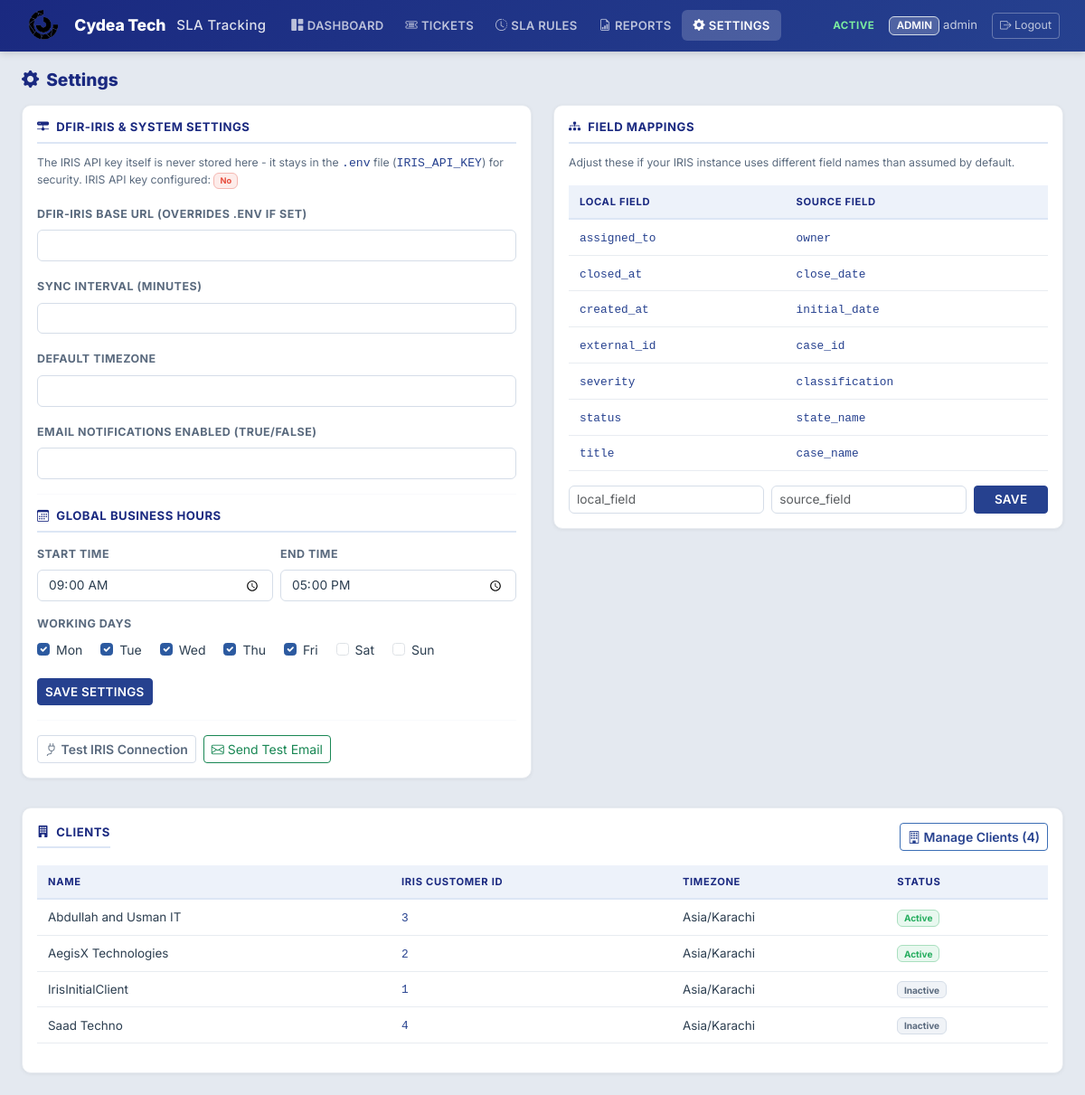
The app's page /settings (signed in) with its own data.
### models/user.py (models this page shows, shortened)
class User(UserMixin, db.Model):
    __tablename__ = "users"
    id = db.Column(db.Integer, primary_key=True)
    username = db.Column(db.String(80), unique=True, nullable=False, index=True)
    email = db.Column(db.String(255), unique=True, nullable=True)
    password_hash = db.Column(db.String(255), nullable=False)
    role = db.Column(db.String(20), nullable=False, default=ROLE_VIEWER)
    is_active_user = db.Column(db.Boolean, default=True, nullable=False)
    created_at = db.Column(db.DateTime, default=lambda: datetime.now(timezone.utc))
    reports_generated = db.relationship("Report", backref="generated_by_user", lazy="dynamic")
    def has_permission(self, permission):
        return permission in ROLE_PERMISSIONS.get(self.role, set())
    @property
    def is_active(self):
        return self.is_active_user

### models/field_mapping.py (models this page shows, shortened)
class FieldMapping(db.Model):
    __tablename__ = "field_mappings"
    id = db.Column(db.Integer, primary_key=True)
    client_id = db.Column(
        db.Integer, db.ForeignKey("clients.id"), nullable=True, index=True
    )
    source_system = db.Column(db.String(50), nullable=False, default="dfir_iris", index=True)
    local_field = db.Column(db.String(100), nullable=False)
    source_field = db.Column(db.String(200), nullable=False)
    source_path = db.Column(db.String(300), nullable=True)
    is_active = db.Column(db.Boolean, default=True, nullable=False)
    created_at = db.Column(db.DateTime, default=lambda: datetime.now(timezone.utc))
    updated_at = db.Column(
        db.DateTime,
        default=lambda: datetime.now(timezone.utc),
        onupdate=lambda: datetime.now(timezone.utc),
    )
    __table_args__ = (
        db.UniqueConstraint(
            "client_id", "source_system", "local_field",
            name="uq_client_source_local_field",
        ),
    )

### models/client.py (models this page shows, shortened)
class Client(db.Model):
    __tablename__ = "clients"
    id = db.Column(db.Integer, primary_key=True)
    name = db.Column(db.String(200), unique=True, nullable=False)
    iris_customer_id = db.Column(db.String(100), nullable=True, index=True)
    city = db.Column(db.String(100), nullable=True, default="Islamabad")
    timezone = db.Column(db.String(50), nullable=False, default="Asia/Karachi")
    business_hours_start = db.Column(db.String(10), nullable=True)
    business_hours_end = db.Column(db.String(10), nullable=True)
    business_hours_days = db.Column(db.String(50), nullable=True)
    is_active = db.Column(db.Boolean, default=True, nullable=False)
    created_at = db.Column(db.DateTime, default=lambda: datetime.now(timezone.utc))
    updated_at = db.Column(
        db.DateTime,
        default=lambda: datetime.now(timezone.utc),
        onupdate=lambda: datetime.now(timezone.utc),
    )
    sla_rules = db.relationship("SLARule", backref="client", lazy="dynamic")
    tickets = db.relationship("Ticket", backref="client", lazy="dynamic")
    field_mappings = db.relationship("FieldMapping", backref="client", lazy="dynamic")

### routes/settings_routes.py (the view, shortened to what this page needs)
@settings_bp.route("/settings", methods=["GET", "POST"])
@login_required
@permission_required("manage_iris_settings")
def settings_page():
    current_values = {key: Setting.get(key, "") for key, _label in SETTINGS_KEYS}
    bh_start = Setting.get("business_hours_start", "09:00")
    bh_end = Setting.get("business_hours_end", "17:00")
    bh_days_str = Setting.get("business_hours_days", "0,1,2,3,4")
    bh_days = [int(x) for x in bh_days_str.split(",") if x.strip() != ""]
    field_mappings = FieldMapping.query.filter_by(source_system="dfir_iris", client_id=None).all()
    clients = Client.query.order_by(Client.name).all()
    holidays = Holiday.query.order_by(Holiday.holiday_date.desc()).all()
    return render_template(
        "settings.html",
        settings_keys=SETTINGS_KEYS,
        current_values=current_values,
        field_mappings=field_mappings,
        iris_configured=bool(current_app.config.get("IRIS_API_KEY")),
        clients=clients,
        bh_start=bh_start,
        bh_end=bh_end,
        bh_days=bh_days,
        holidays=holidays,
    )

### models/setting.py (called while the page is built)
    @staticmethod
    def get(key, default=None):
        row = Setting.query.filter_by(key=key).first()
        return row.value if row else default

### templates/settings.html (shortened to what this page needs)
{% extends "base.html" %}
{% block content %}
<div class="dashboard-header">
    <h3><i class="bi bi-gear-fill me-2"></i>Settings</h3>
</div>
<div class="row g-4">
    <div class="col-lg-6">
        <div class="card p-3">
            <h6><i class="bi bi-hdd-network-fill me-1"></i> DFIR-IRIS &amp; System Settings</h6>
            <p class="small text-muted">
                The IRIS API key itself is never stored here - it stays in the <code>.env</code> file (<code>IRIS_API_KEY</code>) for security.
                IRIS API key configured: {% if iris_configured %}<span class="badge bg-success">Yes</span>{% else %}<span class="badge bg-danger">No</span>{% endif %}
            </p>
            <form method="POST">
                {% for key, label in settings_keys %}
                <div class="mb-3"><label class="form-label">{{ label }}</label><input type="text" name="{{ key }}" class="form-control" value="{{ current_values.get(key, '') }}"></div>
                {% endfor %}
                <hr>
                <h6><i class="bi bi-calendar3 me-1"></i> Global Business Hours</h6>
                <div class="row g-2 mb-3">
                    <div class="col-6">
                        <label class="form-label small text-muted">Start Time</label>
                        <input type="time" name="business_hours_start" class="form-control" value="{{ bh_start or '09:00' }}">
                    </div>
                    <div class="col-6">
                        <label class="form-label small text-muted">End Time</label>
                        <input type="time" name="business_hours_end" class="form-control" value="{{ bh_end or '17:00' }}">
                    </div>
                </div>
                <div class="mb-3">
                    <label class="form-label d-block small text-muted">Working Days</label>
                    <div class="form-check form-check-inline">
                        <input class="form-check-input" type="checkbox" name="business_hours_days" id="global_day_0" value="0" {% if 0 in bh_days %}checked{% endif %}>
                        <label class="form-check-label" for="global_day_0">Mon</label>
                    </div>
                    <div class="form-check form-check-inline">
                        <input class="form-check-input" type="checkbox" name="business_hours_days" id="global_day_1" value="1" {% if 1 in bh_days %}checked{% endif %}>
                        <label class="form-check-label" for="global_day_1">Tue</label>
                    </div>
                    <div class="form-check form-check-inline">
                        <input class="form-check-input" type="checkbox" name="business_hours_days" id="global_day_2" value="2" {% if 2 in bh_days %}checked{% endif %}>
                        <label class="form-check-label" for="global_day_2">Wed</label>
                    </div>
                    <div class="form-check form-check-inline">
                        <input class="form-check-input" type="checkbox" name="business_hours_days" id="global_day_3" value="3" {% if 3 in bh_days %}checked{% endif %}>
                        <label class="form-check-label" for="global_day_3">Thu</label>
                    </div>
                    <div class="form-check form-check-inline">
                        <input class="form-check-input" type="checkbox" name="business_hours_days" id="global_day_4" value="4" {% if 4 in bh_days %}checked{% endif %}>
                        <label class="form-check-label" for="global_day_4">Fri</label>
                    </div>
                    <div class="form-check form-check-inline">
                        <input class="form-check-input" type="checkbox" name="business_hours_days" id="global_day_5" value="5" {% if 5 in bh_days %}checked{% endif %}>
                        <label class="form-check-label" for="global_day_5">Sat</label>
                    </div>
                    <div class="form-check form-check-inline">
                        <input class="form-check-input" type="checkbox" name="business_hours_days" id="global_day_6" value="6" {% if 6 in bh_days %}checked{% endif %}>
                        <label class="form-check-label" for="global_day_6">Sun</label>
                    </div>
                </div>
                <button type="submit" class="btn btn-primary btn-sm">Save Settings</button>
            </form>
            <hr>
            <div class="d-flex gap-2">
                <form method="POST" action="{{ url_for('settings.test_iris_connection') }}">
                    <button type="submit" class="btn btn-outline-secondary btn-sm"><i class="bi bi-plug"></i> Test IRIS Connection</button>
                </form>
                <form method="POST" action="{{ url_for('settings.send_test_email') }}">
                    <button type="submit" class="btn btn-outline-success btn-sm"><i class="bi bi-envelope"></i> Send Test Email</button>
                </form>
            </div>
        </div>
    </div>
    <div class="col-lg-6">
        <div class="card p-3">
            <h6><i class="bi bi-diagram-3-fill me-1"></i> Field Mappings</h6>
            <p class="small text-muted">Adjust these if your IRIS instance uses different field names than assumed by default.</p>
            <table class="table table-sm"><thead><tr><th>Local Field</th><th>Source Field</th></tr></thead><tbody>{% for m in field_mappings %}<tr><td><code>{{ m.local_field }}</code></td><td><code>{{ m.source_field }}</code></td></tr>{% endfor %}</tbody></table>
            <form method="POST" action="{{ url_for('settings.save_field_mapping') }}" class="row g-2">
                <div class="col-5"><input type="text" name="local_field" class="form-control form-control-sm" placeholder="local_field" required></div>
                <div class="col-5"><input type="text" name="source_field" class="form-control form-control-sm" placeholder="source_field" required></div>
                <div class="col-2"><button type="submit" class="btn btn-sm btn-primary w-100">Save</button></div>
            </form>
        </div>
    </div>
</div>
<div class="row g-4 mt-2">
    <div class="col-12">
        <div class="card p-3">
            <div class="d-flex justify-content-between align-items-center mb-3">
                <h6 class="mb-0"><i class="bi bi-building-fill me-1"></i> Clients</h6>
                <a href="{{ url_for('settings.client_list') }}" class="btn btn-sm btn-outline-primary"><i class="bi bi-building"></i> Manage Clients ({{ clients|length }})</a>
            </div>
            <table class="table table-sm"><thead><tr><th>Name</th><th>IRIS Customer ID</th><th>Timezone</th><th>Status</th></tr></thead><tbody>{% for c in clients %}<tr><td>{{ c.name }}</td><td><code>{{ c.iris_customer_id or '—' }}</code></td><td>{{ c.timezone }}</td><td><span class="badge bg-{{ 'success' if c.is_active else 'secondary' }}">{{ 'Active' if c.is_active else 'Inactive' }}</span></td></tr>{% endfor %}</tbody></table>
        </div>
    </div>
</div>
{% endblock %}

### templates/base.html (shortened to what this page needs)
<!DOCTYPE html>
<html lang="en">
<head>
    <link href="https://cdn.jsdelivr.net/npm/bootstrap@5.3.3/dist/css/bootstrap.min.css" rel="stylesheet">
    <link href="https://cdn.jsdelivr.net/npm/bootstrap-icons@1.11.3/font/bootstrap-icons.css" rel="stylesheet">
    <link rel="stylesheet" href="https://unpkg.com/leaflet@1.9.4/dist/leaflet.css"/>
    <link href="{{ url_for('static', filename='css/style.css') }}" rel="stylesheet">
</head>
<body>
{% if current_user.is_authenticated %}
<nav class="navbar navbar-expand-lg sticky-top">
    <div class="container-fluid">
        <a class="navbar-brand" href="{{ url_for('dashboard.index') }}">
            <img src="{{ url_for('static', filename='images/image.png') }}" alt="Cydea Tech Logo" style="height: 34px; max-width: 130px; object-fit: contain;" class="me-2">
            <span style="font-weight: 800; letter-spacing: -0.01em;">Cydea Tech</span>
            <span style="font-size: 0.85em; opacity: 0.85; font-weight: 500;" class="ms-1">SLA Tracking</span>
        </a>
        <div class="collapse navbar-collapse" id="navMenu">
            <ul class="navbar-nav me-auto mb-2 mb-lg-0">
                <li class="nav-item">
                    <a class="nav-link {% if request.endpoint == 'dashboard.index' %}active{% endif %}"
                       href="{{ url_for('dashboard.index') }}">
                       <i class="bi bi-grid-1x2-fill me-1"></i>Dashboard</a>
                </li>
                <li class="nav-item">
                    <a class="nav-link {% if request.endpoint and 'tickets.' in request.endpoint %}active{% endif %}"
                       href="{{ url_for('tickets.ticket_list') }}">
                       <i class="bi bi-ticket-detailed me-1"></i>Tickets</a>
                </li>
                {% if current_user.has_permission('manage_sla_rules') %}
                <li class="nav-item">
                    <a class="nav-link {% if request.endpoint and 'sla_rules.' in request.endpoint %}active{% endif %}"
                       href="{{ url_for('sla_rules.rule_list') }}">
                       <i class="bi bi-clock-history me-1"></i>SLA Rules</a>
                </li>
                {% endif %}
                {% if current_user.has_permission('view_reports') %}
                <li class="nav-item">
                    <a class="nav-link {% if request.endpoint and 'reports.' in request.endpoint %}active{% endif %}"
                       href="{{ url_for('reports.report_list') }}">
                       <i class="bi bi-file-earmark-bar-graph me-1"></i>Reports</a>
                </li>
                {% endif %}
                {% if current_user.has_permission('manage_iris_settings') %}
                <li class="nav-item">
                    <a class="nav-link {% if request.endpoint and 'settings.' in request.endpoint %}active{% endif %}"
                       href="{{ url_for('settings.settings_page') }}">
                       <i class="bi bi-gear-fill me-1"></i>Settings</a>
                </li>
                {% endif %}
            </ul>
            <div class="d-flex align-items-center gap-3">
                <span class="status-live"> Active</span>
                <span class="navbar-text">
                    <span class="badge bg-secondary">{{ current_user.role }}</span>
                    {{ current_user.username }}
                </span>
                <a href="{{ url_for('auth.logout') }}" class="btn btn-outline-light btn-sm">
                    <i class="bi bi-box-arrow-right"></i> Logout
                </a>
            </div>
        </div>
    </div>
</nav>
{% endif %}
<div class="container-fluid py-4 px-4">
    {% block content %}{% endblock %}
</div>
</body>
</html>

### records on screen
User: role "ADMIN", username "admin"
FieldMapping: local_field "assigned_to", source_field "owner"
FieldMapping: local_field "closed_at", source_field "close_date"
FieldMapping: local_field "created_at", source_field "initial_date"
FieldMapping: local_field "external_id", source_field "case_id"
FieldMapping: local_field "severity", source_field "classification"
FieldMapping: local_field "status", source_field "state_name"
FieldMapping: local_field "title", source_field "case_name"
Client: name "Abdullah and Usman IT", iris_customer "3", timezone "Asia/Karachi", is_active "Active"
Client: name "AegisX Technologies", iris_customer "2", timezone "Asia/Karachi", is_active "Active"
Client: name "IrisInitialClient", iris_customer "1", timezone "Asia/Karachi", is_active "Inactive"
Client: name "Saad Techno", iris_customer "4", timezone "Asia/Karachi", is_active "Inactive"

### other values on screen
{{ label }} "DFIR-IRIS BASE URL (OVERRIDES .ENV IF SET)" "SYNC INTERVAL (MINUTES)" "DEFAULT TIMEZONE" "EMAIL NOTIFICATIONS ENABLED (TRUE/FALSE)"
{{ clients|length }} "4"
